Frame 1 (no input): blank canvas, image omitted
Frame 60 (no input): blank canvas, image omitted
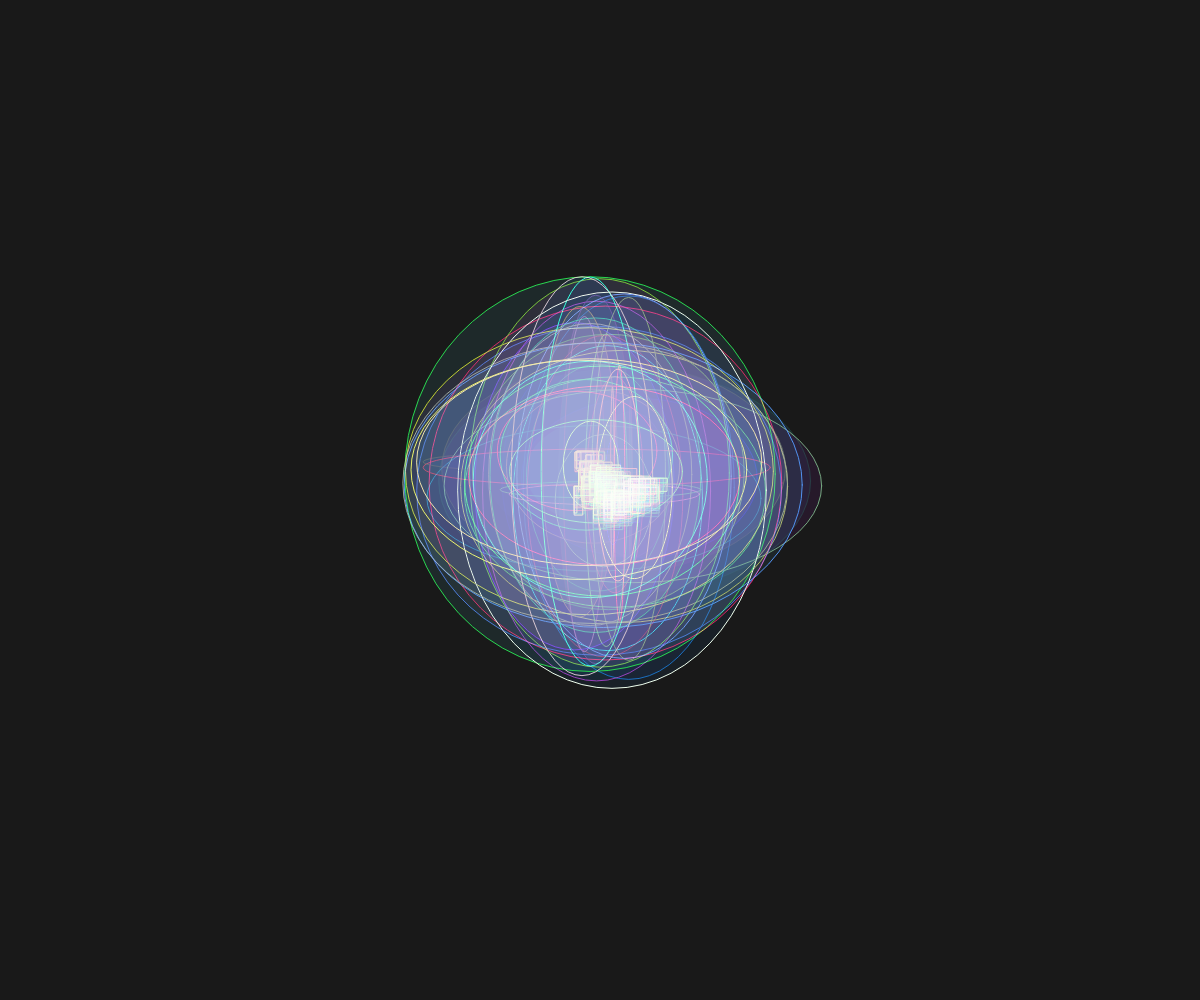
Frame 120 (the mouse pressed at the canvas centre since frame 60)

The p5.js sketch whose frames 1 and 60 were blank and that drew this single picture after the mouse press (run headless with seeded random() and noise() and a simulated clock; from frame 60 on, the mouse is pressed at the canvas centre):

// p5.js sketch
// ── sketch.js
var particles = [];

function setup(){
    createCanvas(windowWidth,windowHeight);
}

function mousePressed(){
    particles.push(new Particle(mouseX,mouseY));
}

function draw(){
    background(25);
    blendMode(LIGHTEST);
    for(var i= 0;i < particles.length;i++){
    particles[i].update();
    particles[i].show();
    }
}

// ── particle.js
//var gravity = 0.1;

function Particle(x,y){
    this.x = x;
    this.y = y;

    this.history = [];
//    this.yspeed = 0;
    
    this.update = function(){
        this.x += random(-10,10);
        this.y += random(-10,10);
        
//    if(this.y > height){
//        this.y = height;
//        this.yspeed *= -0.9;   
//    }
        var v = createVector(this.x,this.y);
        this.history.push(v);
        
        if(this.history.length > 25){
            this.history.splice(0,1);
        }
    }
    
this.show = function(){
    stroke(random(255),random(255),random(255));
    fill(random(255),random(255),random(200,255),20);
    ellipse(this.x,this.y,random(-400,400),random(-400,400));
    beginShape();
    for(var i = 0; i < this.history.length; i++){
        var pos = this.history[i];
        fill(random(255),random(255),random(200,255),20);
        rect(pos.x,pos.y,random(-30,30),random(-30,30));
//        vartex(pos.x,pos.y);
    }
    endShape();
    }
}
